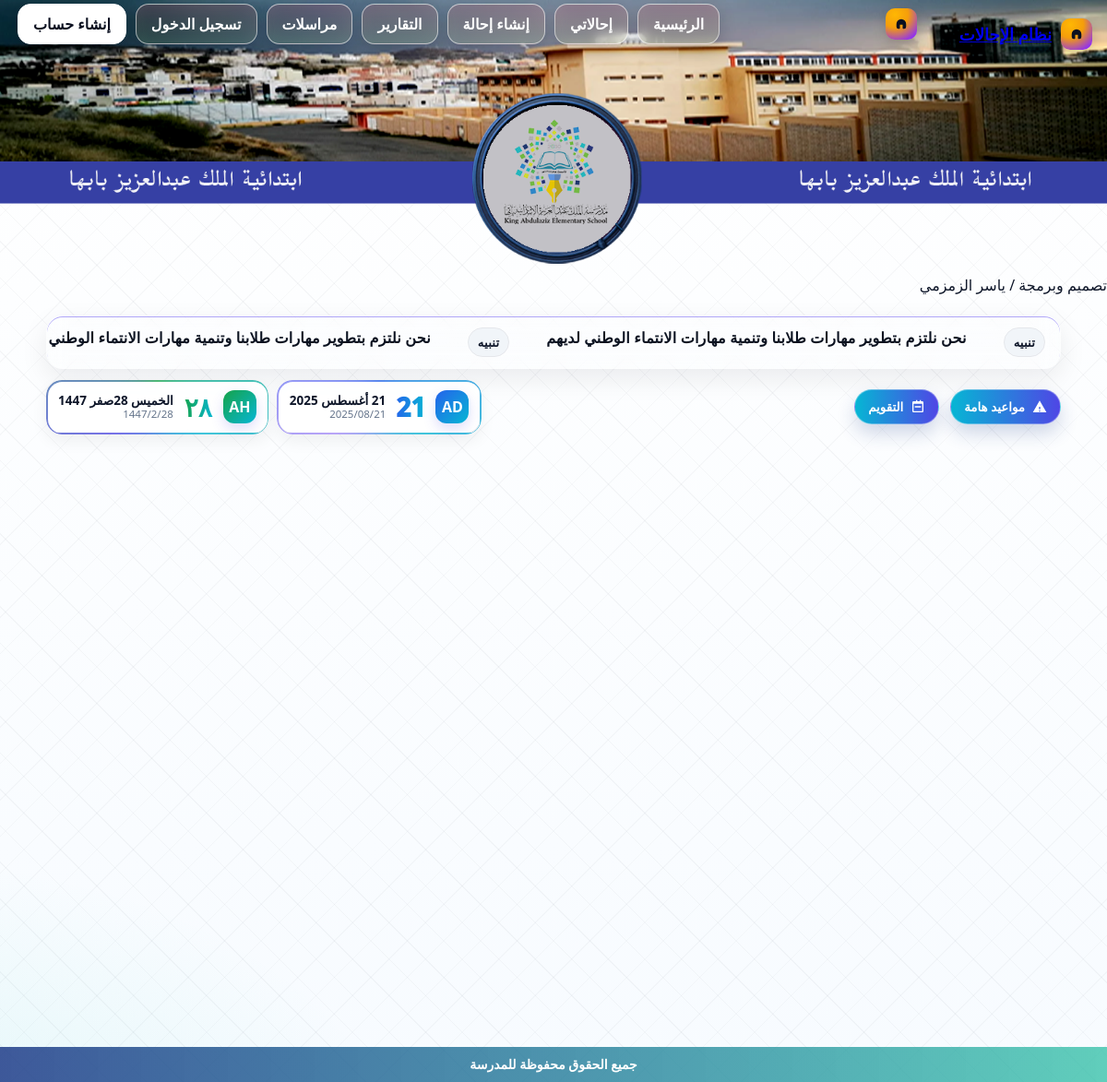
The page / on the database its author committed.
### referrals/models.py (models this page shows, shortened)
class NewsTicker(models.Model):
    text       = models.CharField("نص الشريط", max_length=300)
    is_active  = models.BooleanField("مفعل", default=True)
    starts_at  = models.DateTimeField("يبدأ من", blank=True, null=True)
    ends_at    = models.DateTimeField("ينتهي في", blank=True, null=True)
    created_at = models.DateTimeField(auto_now_add=True)
    class Meta:
        verbose_name = "شريط إخباري"
        verbose_name_plural = "أشرطة إخبارية"
        ordering = ["-created_at"]
    @property
    def is_visible(self):
        now = timezone.now()
        if not self.is_active:
            return False
        if self.starts_at and now < self.starts_at:
            return False
        if self.ends_at and now > self.ends_at:
            return False
        return True

### referrals/context_processors.py (called while the page is built)
def active_news_ticker(request):
    try:
        obj = NewsTicker.objects.filter(is_active=True).order_by("-created_at").first()
        if obj and obj.is_visible:
            return {"news_ticker": obj}
    except Exception:
        pass
    return {"news_ticker": None}

### templates/home.html (shortened to what this page needs)
{% load static %}
<!doctype html>
<html lang="ar" dir="rtl">
<head>
</head>
<body>
  {% include 'header.html' %}
تصميم وبرمجة / ياسر الزمزمي
  <div class="wrap">
    {% with t=news_ticker.text|default:"مرحبًا بكم في نظام الإحالات — يمكن للإدارة تحديث هذا الشريط من لوحة التحكم." %}
    <section class="ticker-shell" aria-label="الشريط الإخباري">
      <div class="ticker-track">
        <span class="ticker-chip">تنبيه</span><span>{{ t }}</span>
        <span class="ticker-chip">تنبيه</span><span>{{ t }}</span>
      </div>
    </section>
    {% endwith %}
    <div class="actions-bar">
      <div class="top-actions">
        <div class="drop">
          <button class="btn-pill" type="button" aria-haspopup="true" aria-label="مواعيد هامة (مرّر أو اضغط)">
            <svg xmlns="http://www.w3.org/2000/svg" width="16" height="16" viewBox="0 0 24 24" fill="currentColor"><path d="M13 16h-2v-4h2m0 8h-2v-2h2M1 21h22L12 2 1 21Z"/></svg>
            مواعيد هامة
          </button>
        </div>
        <div class="drop">
          <button class="btn-pill" type="button" aria-haspopup="true" aria-label="التقويم (مرّر أو اضغط)">
            <svg xmlns="http://www.w3.org/2000/svg" width="16" height="16" viewBox="0 0 24 24" fill="currentColor"><path d="M7 11h10v2H7v-2Zm-2 8h14V7H5v12Zm2-16h2V1h2v2h4V1h2v2h2a2 2 0 0 1 2 2v14a2 2 0 0 1-2 2H5a2 2 0 0 1-2-2V5a2 2 0 0 1 2-2h2Z"/></svg>
            التقويم
          </button>
        </div>
      </div>
      <div class="mini-dates">
        <div class="mini-date g" aria-live="polite" aria-label="التاريخ الميلادي">
          <div class="badge g">AD</div>
          <div class="num" id="g-mini-big">—</div>
          <div class="meta">
            <div class="line1" id="g-line1">—</div>
            <div class="line2" id="g-line2">—</div>
          </div>
        </div>
        <div class="mini-date h" aria-live="polite" aria-label="التاريخ الهجري">
          <div class="badge h">AH</div>
          <div class="num" id="h-mini-big">—</div>
          <div class="meta">
            <div class="line1" id="h-line1">—</div>
            <div class="line2" id="h-line2">—</div>
          </div>
        </div>
      </div>
    </div>
  </div>
  {% include 'footer.html' %}
</body>
</html>

### templates/home.html (style rules this page uses)
:root { --brand:#1f3c88; --brand2:#2ebfa5; --accent:#ffb703; --text:#0f172a; --muted:#64748b; --line:#e5e7eb; --glass1: rgba(255,255,255,.22); --glass2: rgba(255,255,255,.10); --bg0:#ffffff; --bg1:#fbfdff; --bg2:#f7fbff; --chip:#f1f5f9; --surface:#ffffff; --surface2:#f8fafc; --holiday:#e11d48; --today:#1d4ed8; --grad1:#4f46e5; --grad2:#06b6d4; --gA:#2563eb; --gB:#06b6d4; --hA:#16a34a; --hB:#06b6d4; --shadow: 0 10px 30px rgba(2,6,23,.08); }
body { margin:0; color:var(--text); font-family:system-ui,-apple-system,Segoe UI,Roboto,Tajawal,Arial; background: radial-gradient(1100px 560px at 85% -15%, rgba(59,130,246,.10), transparent 60%), radial-gradient(950px 600px at -10% 110%, rgba(45,212,191,.12), transparent 60%), repeating-linear-gradient(45deg, rgba(15,23,42,.035) 0 1px, transparent 1px 28px), repeating-linear-gradient(-45deg, rgba(15,23,42,.028) 0 1px, transparent 1px 28px), linear-gradient(180deg, var(--bg0) 0%, var(--bg1) 55%, var(--bg2) 100%); background-attachment: fixed,fixed,fixed,fixed,fixed; min-height:100dvh; }
.wrap { max-width:1100px;margin:auto;padding:22px 16px }
.ticker-shell { position:relative; border-radius:18px; overflow:hidden; background:linear-gradient(180deg, var(--glass2), rgba(255,255,255,.04)); border:1px solid var(--glass1); box-shadow: var(--shadow), inset 0 1px 0 rgba(34, 3, 236, 0.35); backdrop-filter: blur(10px); -webkit-backdrop-filter: blur(10px); }
.ticker-track { display:flex; gap:40px; padding:12px 16px; white-space:nowrap; animation: ticker 22s linear infinite; font-weight:700; letter-spacing:.2px; color:#0b1220; }
.ticker-chip { padding:6px 10px; border-radius:999px; background:var(--chip); border:1px solid var(--line); color:var(--text); font-size:13px }
.actions-bar { display:flex; align-items:center; justify-content:space-between; gap:12px; margin-top:12px; flex-wrap:wrap; }
.top-actions { display:flex; gap:12px; align-items:center }
.drop { position:relative }
.btn-pill { display:inline-flex; align-items:center; gap:8px; padding:10px 14px; border-radius:999px; cursor:pointer; user-select:none; color:#fff; background:linear-gradient(90deg,var(--grad2),var(--grad1)); box-shadow:0 10px 20px rgba(31,60,136,.20); border:1px solid rgba(255,255,255,.35); font-weight:800; }
.btn-pill svg { vertical-align:-3px }
.mini-dates { display:flex; gap:10px; align-items:center; flex-wrap:wrap }
.mini-date { position:relative; display:flex; align-items:center; gap:10px; padding:10px 12px; border-radius:16px; background:rgba(255,255,255,.85); border:1px solid rgba(15,23,42,.08); box-shadow:0 8px 18px rgba(2,6,23,.06); backdrop-filter: blur(8px); animation: pulse 3s ease-in-out infinite; }
.mini-date::after { content:""; position:absolute; inset:-1.5px; border-radius:17px; z-index:0; opacity:.75; background:conic-gradient(from 0deg, var(--gA), var(--gB), #a78bfa, var(--gA)); -webkit-mask:linear-gradient(#000 0 0) content-box, linear-gradient(#000 0 0); -webkit-mask-composite: xor; mask-composite: exclude; padding:1.5px; }
.mini-date.h::after { background:conic-gradient(from 0deg, var(--hA), var(--hB), #4f46e5, var(--hA)) }
.badge { position:relative; z-index:1; width:36px; height:36px; border-radius:12px; display:flex; align-items:center; justify-content:center; color:#fff; font-weight:900; box-shadow:0 6px 14px rgba(79,70,229,.18) }
.badge.g { background:linear-gradient(135deg,var(--gA),var(--gB)) }
.badge.h { background:linear-gradient(135deg,var(--hA),var(--hB)) }
.num { position:relative; z-index:1; font-size:28px; line-height:1; font-weight:1000; min-width:34px; text-align:center; background:linear-gradient(90deg,var(--gA),var(--gB)); -webkit-background-clip:text; background-clip:text; color:transparent; }
.mini-date.h .num { background:linear-gradient(90deg,var(--hA),var(--hB)); -webkit-background-clip:text; color:transparent }
.meta { position:relative; z-index:1; display:flex; flex-direction:column; line-height:1.2 }
.meta .line1 { font-weight:900; font-size:13.5px }
.meta .line2 { font-size:11.5px; color:var(--muted); font-variant-numeric:tabular-nums }

### rows shown on the page
NewsTicker: text "نحن نلتزم بتطوير مهارات طلابنا وتنمية مهارات الانتماء الوطني لديهم", text "نحن نلتزم بتطوير مهارات طلابنا وتنمية مهارات الانتماء الوطني…"
